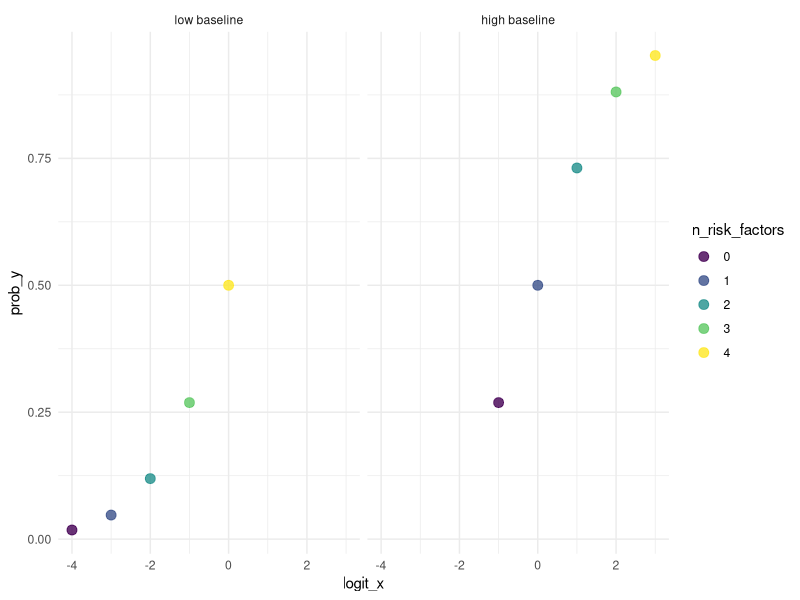

The R script that drew this image:
library(tidyverse)

vals <- c(-4, -3, -2, -1, 0)
vals2 <- seq(-1, 3, 1)

df <- 
tibble(
  n_risk_factors = list(c("0", "1", "2", "3", "4")),
  logit_x = list(vals, vals2),
  condition = list("low baseline", "high baseline")
  ) %>% 
  unnest() %>% 
  mutate(prob_y = boot::inv.logit(logit_x))

logit_plot <- 
df %>% 
  ggplot(aes(x = logit_x, y = prob_y, colour = n_risk_factors)) +
  geom_point(size = 3, alpha = 0.8) +
  facet_wrap(~fct_rev(condition)) +
  theme_minimal() +
  scale_colour_viridis_d()


h <- 4.5
w <- 7


ggsave(
  here::here("figures", "logit_plot.png"),
  logit_plot,
  type = "cairo-png",
  width = w,
  height = h
)
